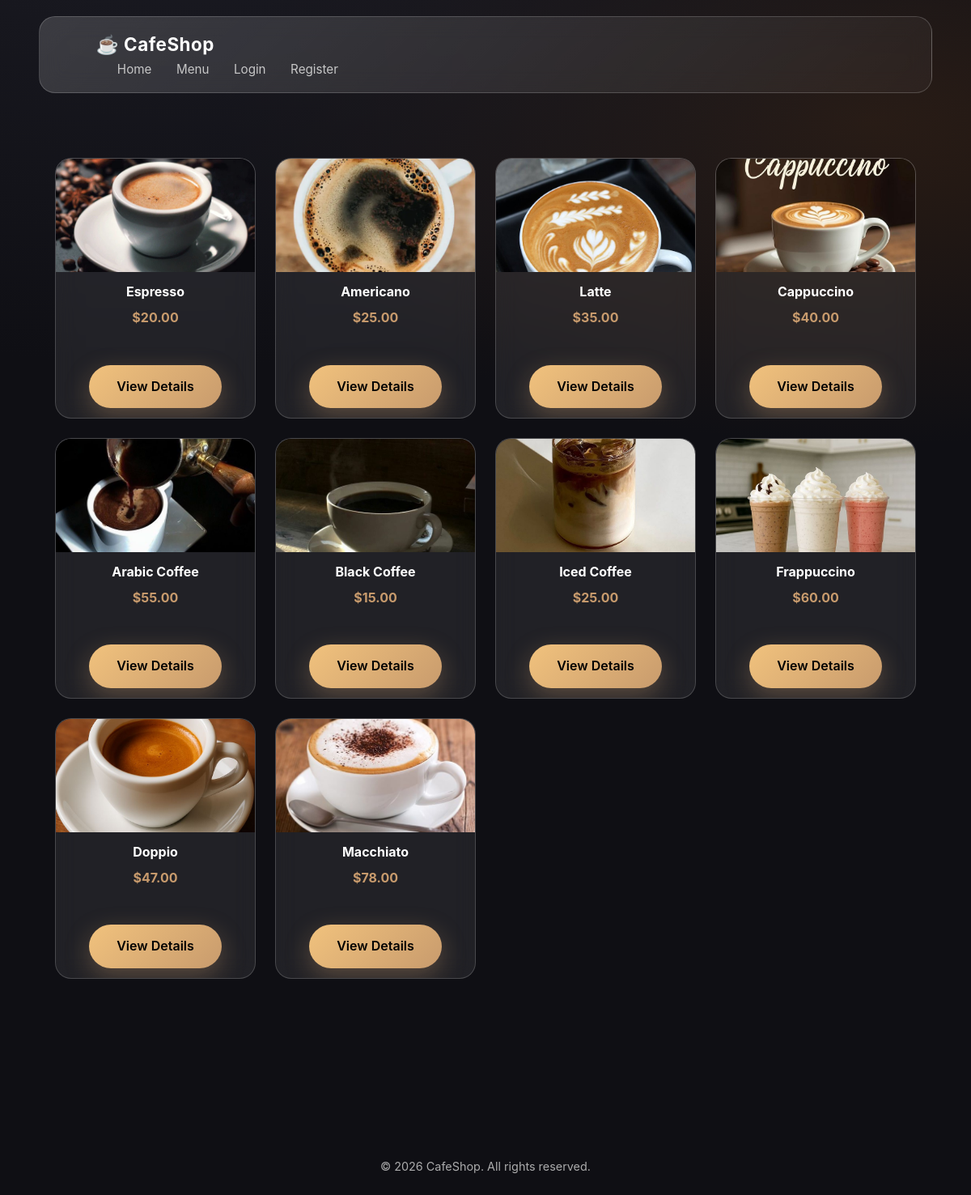
Screenshot of /cafe/ with the database file from the repository.
### cafe/models.py (models this page shows, shortened)
class Coffee(models.Model):
    name = models.CharField(max_length=100)
    description = models.TextField()
    price = models.DecimalField(max_digits=5, decimal_places=2)
    image = models.ImageField(upload_to='coffees/')
    created_at = models.DateTimeField(auto_now_add=True)

### cafe/views.py (the view)
# urls.py: path('cafe/', views.cafe_menu, name='cafe'), # Menu page
def cafe_menu(request):
    coffees = Coffee.objects.all()  # get all coffees from DB
    return render(request, 'cafe/cafe.html', {'coffees': coffees})

### cafe/templates/cafe/cafe.html
{% extends 'cafe/base.html' %}
{% load static %}
{% block content %}
<section class="menu-section">
    <link rel="stylesheet" href="{% static 'cafe/menu.css' %}">
    <div class="menu-grid">
        {% for coffee in coffees %}
        <div class="menu-card">
            <div class="card-image">
                <img src="{{ coffee.image.url }}" alt="{{ coffee.name }}">
            </div>
            <div class="card-content">
                <h3>{{ coffee.name }}</h3>
                <p class="price">${{ coffee.price }}</p>
                <a href="{% url 'details' coffee.id %}" class="btn">View Details</a>
            </div>
        </div>
        {% endfor %}
    </div>
</section>
{% endblock %}

### cafe/templates/cafe/base.html (shortened to what this page needs)
{% load static %}
<!DOCTYPE html>
<html lang="en">
<head>
    <link rel="stylesheet" href="{% static 'cafe/main.css' %}">
</head>
<body>
<nav class="navbar">
    <div class="container">
        <span class="navbar-brand">☕ CafeShop</span>
        <div class="navbar-links">
            <a href="/">Home</a>
            <a href="/cafe/">Menu</a>
            <a href="/login/">Login</a>
            <a href="/register/">Register</a>
        </div>
    </div>
</nav>
<div class="container">
    {% block content %}{% endblock %}
</div>
<footer>
    <p>© 2026 CafeShop. All rights reserved.</p>
</footer>
</body>
</html>

### cafe/static/cafe/main.css (style rules this page uses)
:root { --bg: #0f0f14; --surface: rgba(255, 255, 255, 0.08); --glass: rgba(255, 255, 255, 0.12); --border: rgba(255, 255, 255, 0.18); --primary: #c89b6d; --secondary: #6f4e37; --text-main: #f5f5f7; --text-muted: #b5b5bd; --radius-sm: 8px; --radius-md: 14px; --radius-lg: 22px; --blur: blur(18px); --transition: 0.35s cubic-bezier(.4,0,.2,1); --primary: #c89b6d; --secondary: #6f4e37; --bg-dark: #0f0f12; --bg-card: rgba(255,255,255,0.08); --text-main: #ffffff; --text-muted: #c7c7c7; --border: rgba(255,255,255,0.18); --radius-lg: 20px; --transition: all 0.45s ease; --blur: blur(14px); }
*, *::before, *::after { box-sizing: border-box; margin: 0; padding: 0; }
html { scroll-behavior: smooth; }
body { background: radial-gradient(1200px 600px at 20% -10%, #1b1b23, transparent), radial-gradient(800px 400px at 90% 10%, #2a1c14, transparent), var(--bg); color: var(--text-main); font-family: "Inter", system-ui, -apple-system, BlinkMacSystemFont, sans-serif; line-height: 1.6; min-height: 100vh; }
.container { width: min(1150px, 92%); margin-inline: auto; }
a { color: inherit; text-decoration: none; }
img { max-width: 100%; display: block; }
.navbar { position: sticky; top: 20px; z-index: 100; margin: 20px auto; padding: 16px 28px; width: min(1150px, 92%); backdrop-filter: var(--blur); background: linear-gradient( 135deg, rgba(255,255,255,0.16), rgba(255,255,255,0.04) ); border: 1px solid var(--border); border-radius: var(--radius-lg); display: flex; align-items: center; justify-content: space-between; }
.navbar-brand { font-size: 1.4rem; font-weight: 700; letter-spacing: 0.5px; }
.navbar-links a { margin-left: 26px; font-size: 0.95rem; color: var(--text-muted); position: relative; transition: var(--transition); }
.navbar-links a::after { content: ""; position: absolute; left: 0; bottom: -6px; width: 0; height: 2px; background: var(--primary); transition: var(--transition); }
.btn { display: inline-flex; align-items: center; gap: 10px; margin-top: 35px; padding: 14px 34px; border-radius: 999px; font-weight: 600; color: #000; background: linear-gradient(135deg, #f1c27d, #c89b6d); box-shadow: 0 10px 30px rgba(200, 155, 109, 0.35); transition: var(--transition); }
footer { margin-top: 120px; padding: 40px 0; text-align: center; color: var(--text-muted); font-size: 0.9rem; opacity: 0.85; }
.card-image { overflow: hidden; height: 200px; }
.card-image img { width: 100%; height: 100%; object-fit: cover; transition: transform 0.6s ease; }
.card-content { padding: 24px; }
.price { font-weight: 700; color: var(--primary); margin-bottom: 18px; }

### cafe/static/cafe/menu.css (style rules this page uses)
.menu-section { padding: 60px 20px; }
.menu-grid { display: grid; grid-template-columns: repeat(auto-fit, minmax(220px, 1fr)); gap: 24px; }
.menu-card { background: rgba(255,255,255,0.08); backdrop-filter: blur(14px); border-radius: 20px; border: 1px solid rgba(255,255,255,0.18); overflow: hidden; transition: transform 0.35s ease, box-shadow 0.35s ease; }
.card-image { overflow: hidden; height: 140px; }
.card-image img { width: 100%; height: 100%; object-fit: cover; transition: transform 0.6s ease; }
.card-content { padding: 12px; text-align: center; }
.card-content h3 { font-size: 1rem; margin-bottom: 6px; color: white; }
.card-content .price { font-weight: 700; color: #c89b6d; margin-bottom: 10px; }

### rows the page displays
Coffee: image (picture), name "Espresso", price "20.00"
Coffee: image (picture), name "Americano", price "25.00"
Coffee: image (picture), name "Latte", price "35.00"
Coffee: image (picture), name "Cappuccino", price "40.00"
Coffee: image (picture), name "Arabic Coffee", price "55.00"
Coffee: image (picture), name "Black Coffee", price "15.00"
Coffee: image (picture), name "Iced Coffee", price "25.00"
Coffee: image (picture), name "Frappuccino", price "60.00"
Coffee: image (picture), name "Doppio", price "47.00"
Coffee: image (picture), name "Macchiato", price "78.00"
